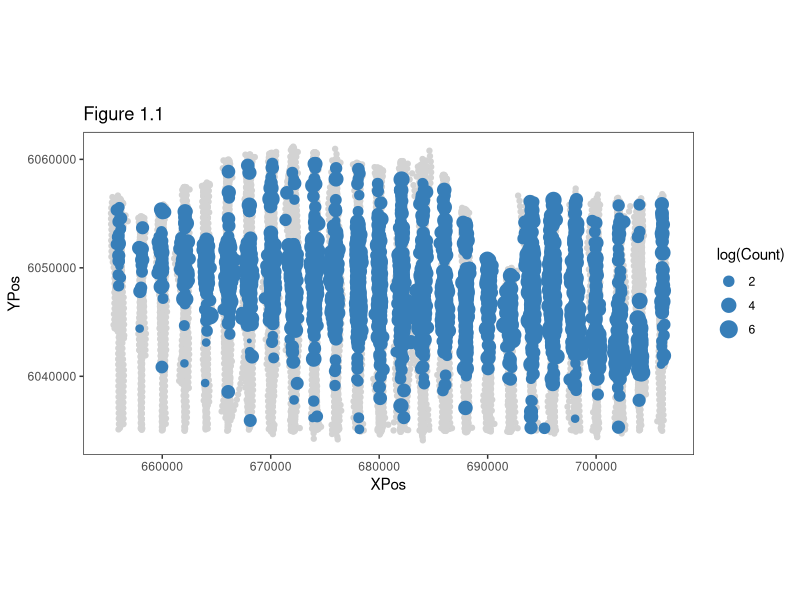
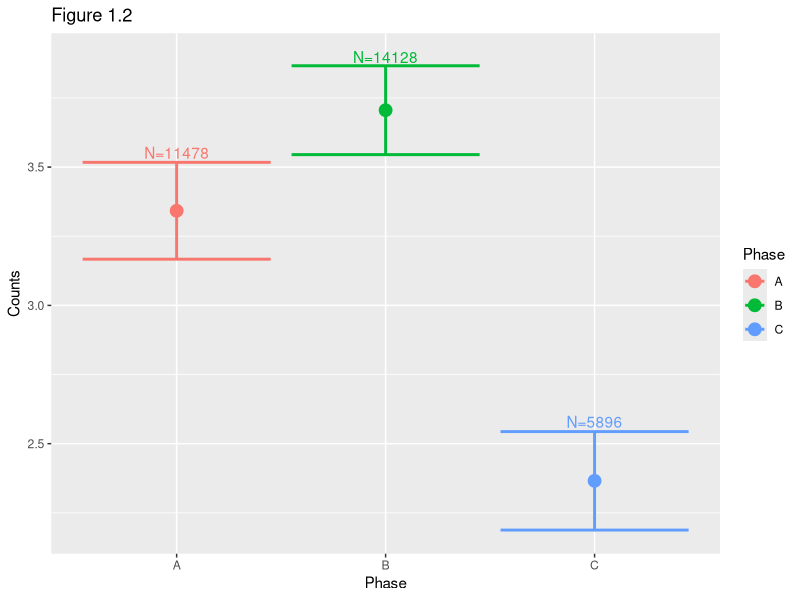

Here is the R script that generated these plots, in order:
## ---- chunk 1
# Data read in
df <- read.csv("NystedFarms.csv")

# Necessay packages
library(tidyverse)

# Exam data
head(df)
## ---- chunk 2
# Figure for distribution of birds counts by coordinates
ggplot() + 
  geom_point(aes(x=XPos, y=YPos),
             color="lightgrey", data=df) +
  geom_point(aes(x=XPos, y=YPos, size=log(Count)),
             color="#377eb8", data=subset(df, Count>0)) + 
  theme_bw() + coord_equal() + 
  theme(panel.grid.major=element_blank(),
        panel.grid.minor=element_blank()) + 
  ggtitle("Figure 1.1")
## ---- chunk 3
# Compute CIs for each construction phase using normal approx.
alpha <- 0.5
z_alpha_2 <- abs(qnorm(alpha/2)) # z_{alpha/2}
stats <- df %>%
  group_by(Phase) %>%
  summarise(Mean=mean(Count),
            Var=var(Count),
            N=n(),
            CI=z_alpha_2*sqrt(Var/N))

# Plot mean and 95% CIs
ggplot(stats, aes(x=Phase, y=Mean, color=Phase)) + 
  geom_errorbar(aes(ymin=Mean-CI, ymax=Mean+CI), linewidth=1) +
  geom_point(size=4) + 
  geom_text(aes(x=Phase, y=Mean+1.2*CI, label=paste0("N=", N))) + 
  ylab("Counts") + ggtitle("Figure 1.2")
